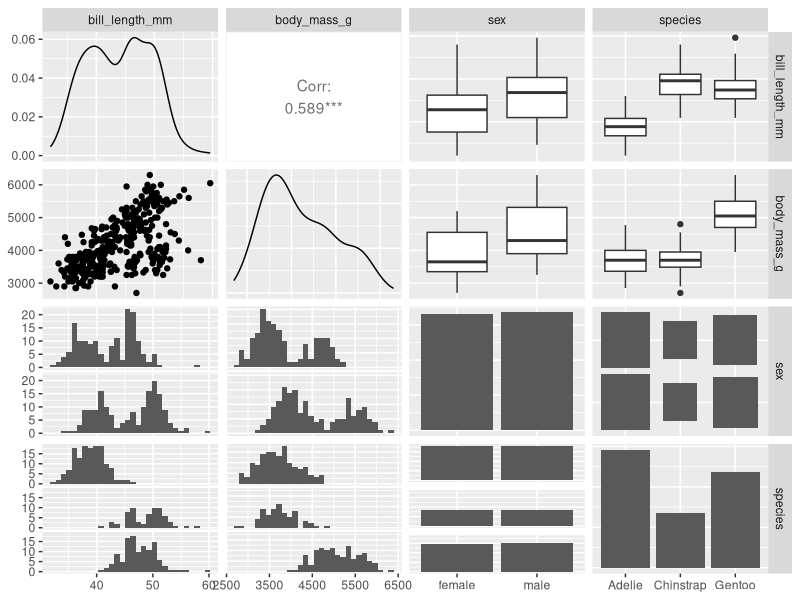
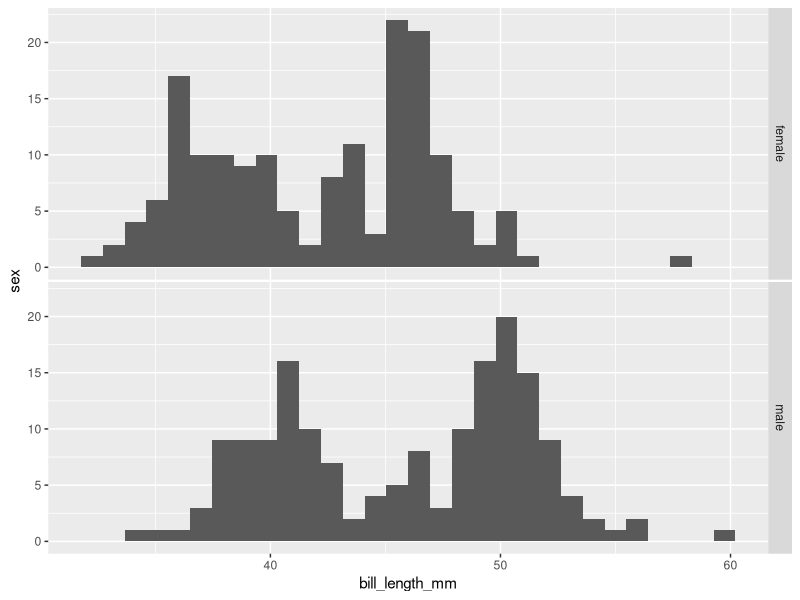
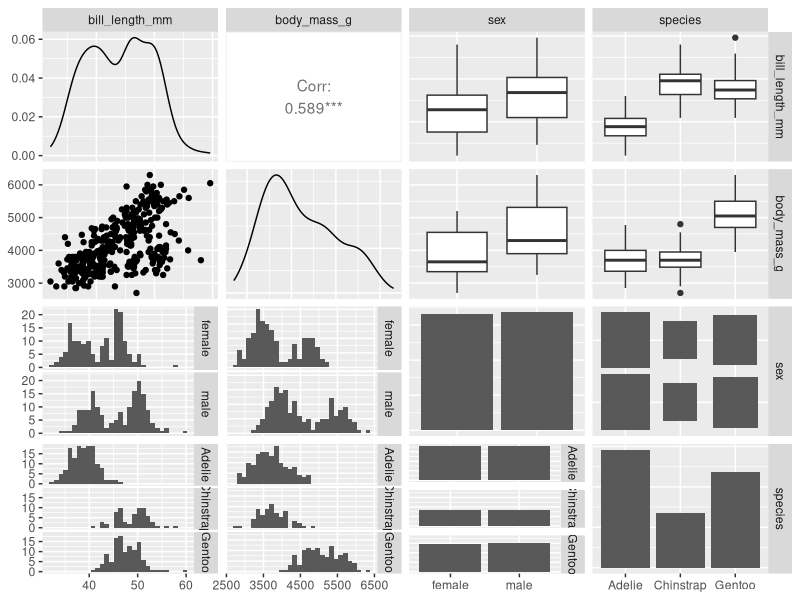
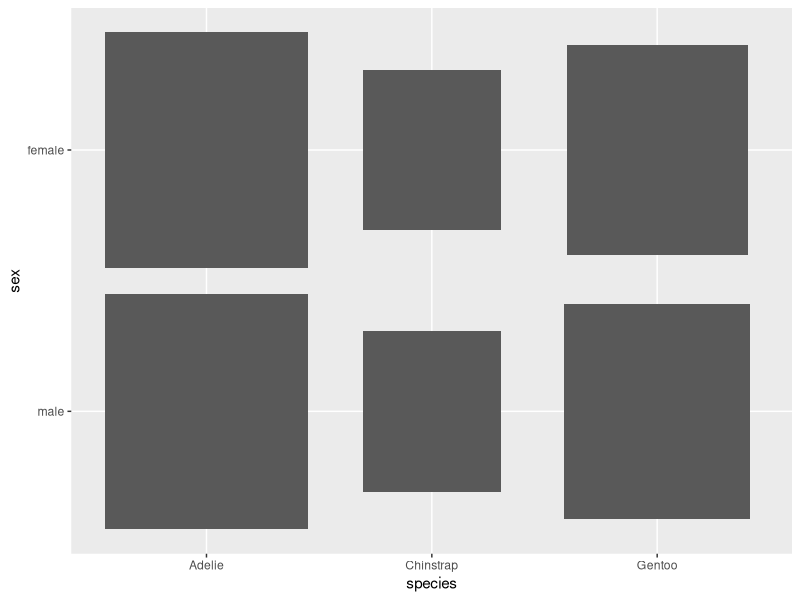
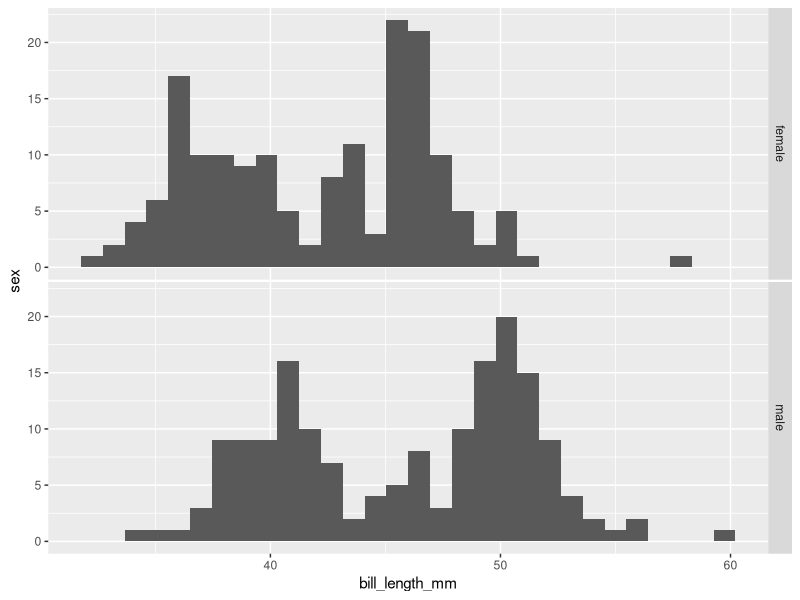
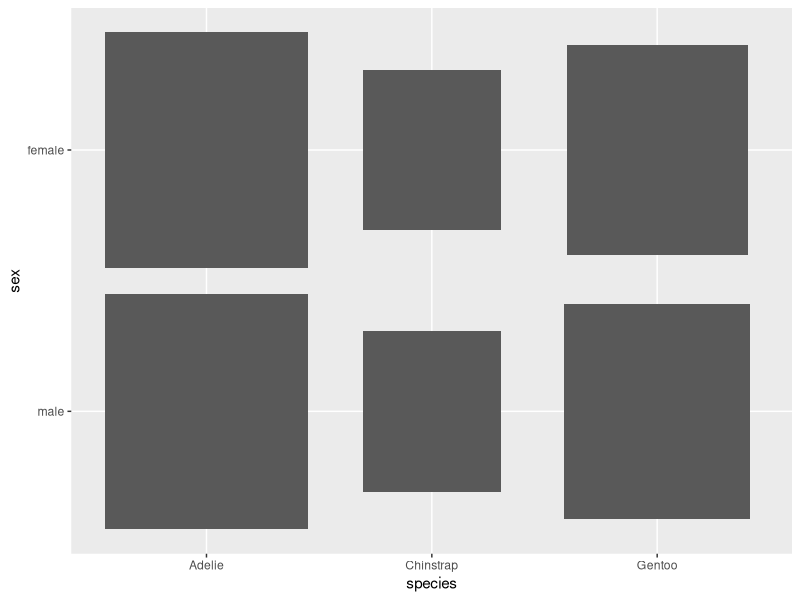
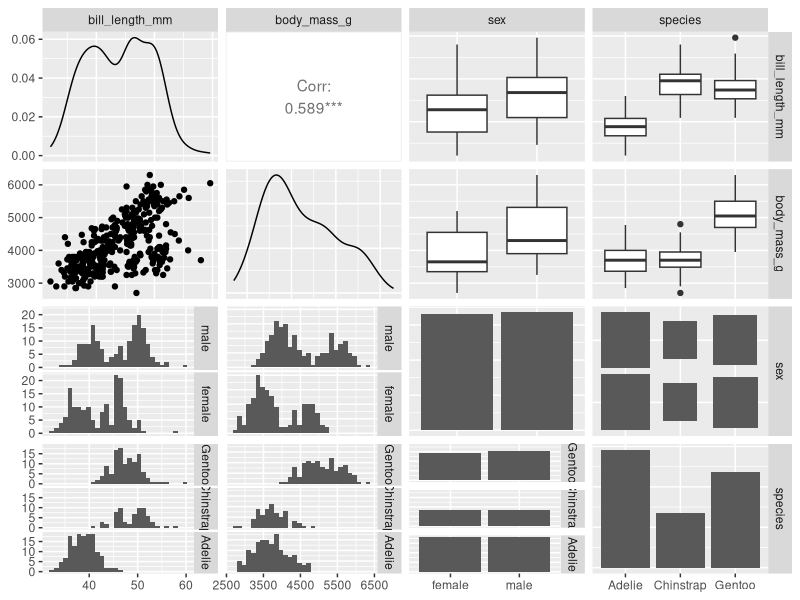
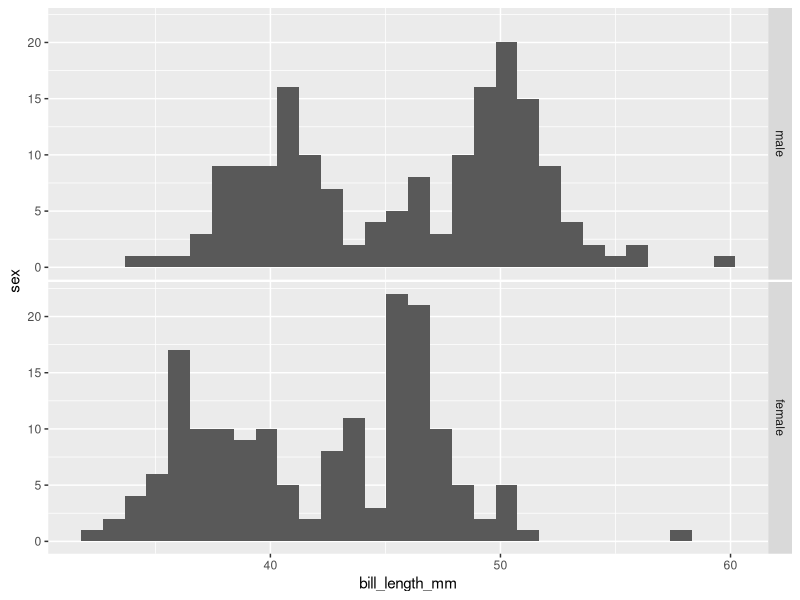

R code for these plots, in order:
## ---- chunk 1
#| warning: false
library(tidyverse)
library(GGally)
library(palmerpenguins)
## ---- chunk 2
penguins_clean <- penguins %>% 
  tidyr::drop_na(everything()) %>% # naを含む行を削除
  dplyr::select(bill_length_mm, body_mass_g, sex, species)
## ---- chunk 3
mat0 <- penguins_clean %>% 
  GGally::ggpairs()
mat0
## ---- chunk 4
mat0[3,1]
## ---- chunk 5
mat1 <- penguins_clean %>% 
    GGally::ggpairs(
          showStrips = TRUE
    )
mat1
## ---- chunk 6
mat1[3,4]
## ---- chunk 7
#| column: screen-inset-shaded
#| layout-nrow: 1

mat1[3,1]
mat1[3,4]
## ---- chunk 8
gg_discrete_adj <- function(data, mapping, ..., fn) {
    # 離散変数が上下方向に並ぶか判定する
    horizontal <- GGally::is_horizontal(data, mapping)
    
    if (horizontal) {
        # ggplot2のmappingからy軸方向の変数名を取り出す
        yVal <- GGally::mapping_string(mapping$y)
        # 離散変数を取り出す
        yData <- data[[yVal]]
        # 離散変数の順序を取り出す
        data[[yVal]] <- factor(yData, levels = rev(levels(yData)))
    }
    
    # 指定したGGally関数で描画する
    fn(data, mapping, ...)
}
## ---- chunk 9
mat2 <- penguins_clean %>% 
    GGally::ggpairs(
          showStrips = TRUE,
          lower = list(
              combo = wrap(gg_discrete_adj, fn = GGally::ggally_facethist),
              discrete = wrap(gg_discrete_adj, fn = GGally::ggally_facetbar)
          )
    )
mat2
## ---- chunk 10
#| column: screen-inset-shaded
#| layout-nrow: 1

mat2[3,1]
mat2[3,4]
## ---- chunk 11
#| column: margin

mat3 <- penguins_clean %>% 
    GGally::ggpairs(
          lower = list(combo = wrap(gg_discrete_adj, fn = GGally::ggally_dot_no_facet), discrete = "ratio")
    )
mat3
